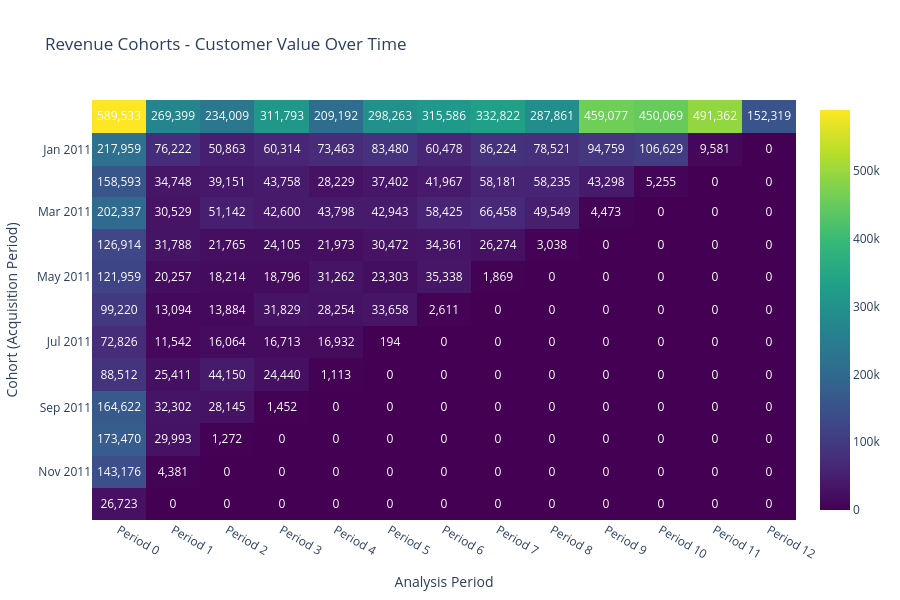

This figure's notebook cell:
### Code cell
# Create Revenue Heatmap
revenue_heatmap = plot_cohort_heatmap(
    cohort_data=revenue_cohorts,
    title="Revenue Cohorts - Customer Value Over Time",
    color_scale="Viridis",       # Green-blue-purple scheme great for revenue
    show_values=True,
    value_format=",.0f",        # Comma-separated for large numbers
    show_colorscale=True,
    width=900,
    height=600
)

revenue_heatmap.show()

print("\nRevenue Heatmap Insights:")
print("• Bright colors = High revenue periods")
print("• Dark colors = Lower revenue periods") 
print("• Compare cohort lifetime values")
print("• Identify high-value acquisition periods")
print("• Spot revenue retention patterns")

### Figure 1 — Plotly figure (JSON) as saved in the notebook; plotly's stock layout.template omitted (floating-point values rounded to 4 significant figures; data arrays with more than 128 entries replaced by an {"elided": "..."} marker saying what was removed)
{"data": [{"colorscale": [[0, "#440154"], [0.1111, "#482878"], [0.2222, "#3e4989"], [0.3333, "#31688e"], [0.4444, "#26828e"], [0.5556, "#1f9e89"], [0.6667, "#35b779"], [0.7778, "#6ece58"], [0.8889, "#b5de2b"], [1, "#fde725"]], "hoverongaps": false, "showscale": true, "text": {"elided": "13x13 float values"}, "textfont": {"color": "white", "size": 12}, "texttemplate": "%{text:,.0f}", "type": "heatmap", "x": ["Period 0", "Period 1", "Period 2", "Period 3", "Period 4", "Period 5", "Period 6", "Period 7", "Period 8", "Period 9", "Period 10", "Period 11", "Period 12"], "y": ["2010-12-01", "2011-01-01", "2011-02-01", "2011-03-01", "2011-04-01", "2011-05-01", "2011-06-01", "2011-07-01", "2011-08-01", "2011-09-01", "2011-10-01", "2011-11-01", "2011-12-01"], "z": {"elided": "13x13 float values"}}], "layout": {"font": {"size": 12}, "height": 600, "title": {"text": "Revenue Cohorts - Customer Value Over Time"}, "width": 900, "xaxis": {"title": {"text": "Analysis Period"}}, "yaxis": {"autorange": "reversed", "title": {"text": "Cohort (Acquisition Period)"}}}}
